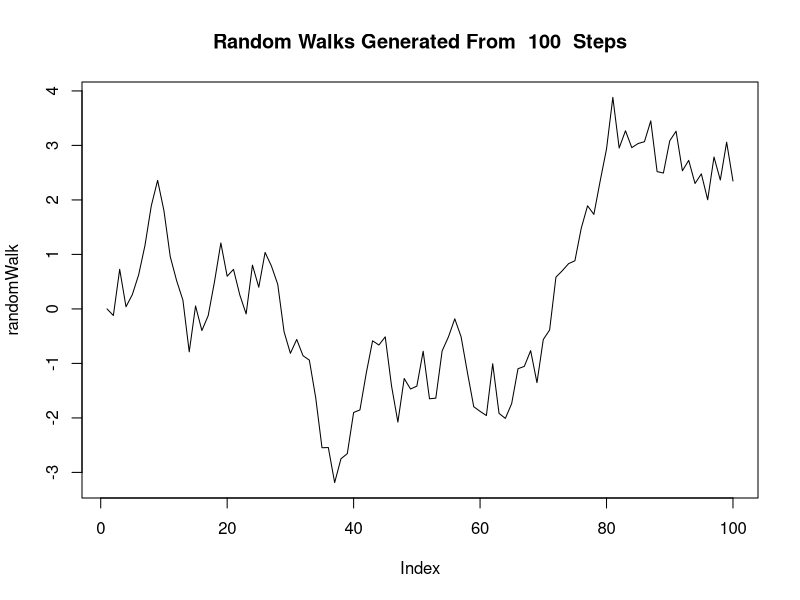
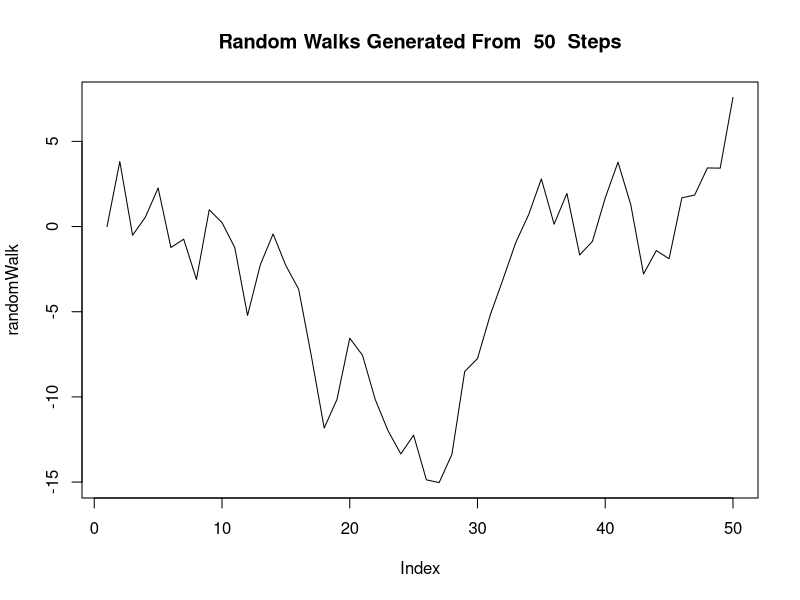
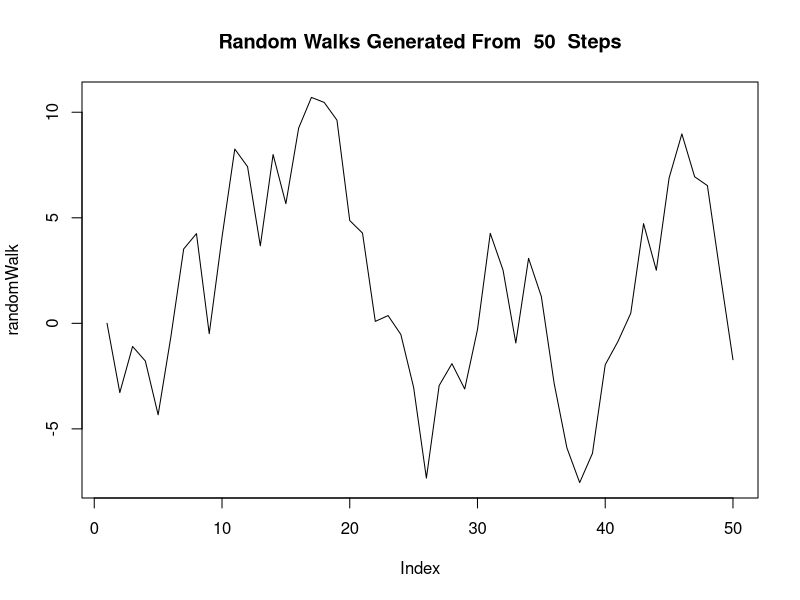
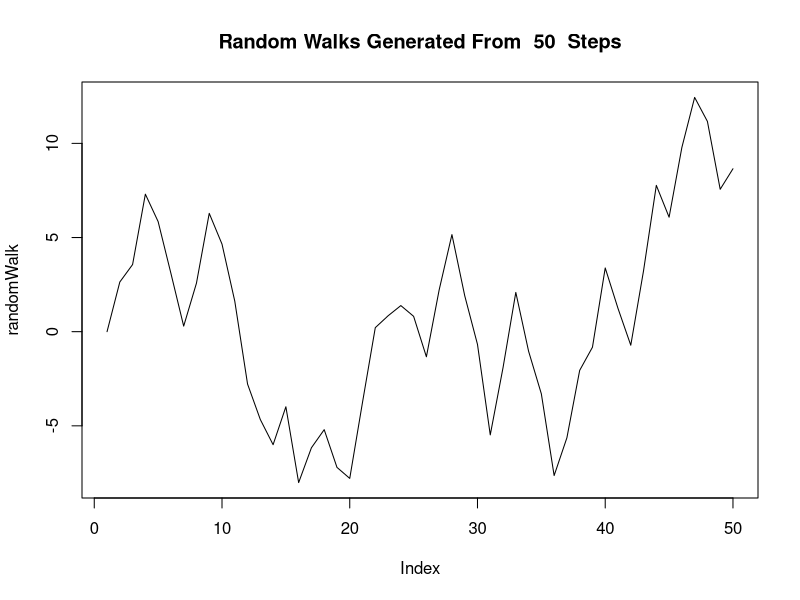
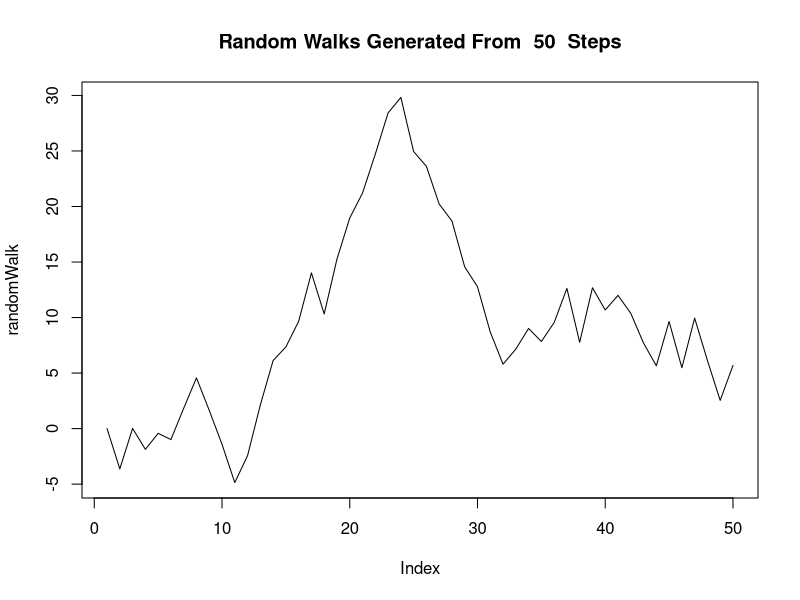
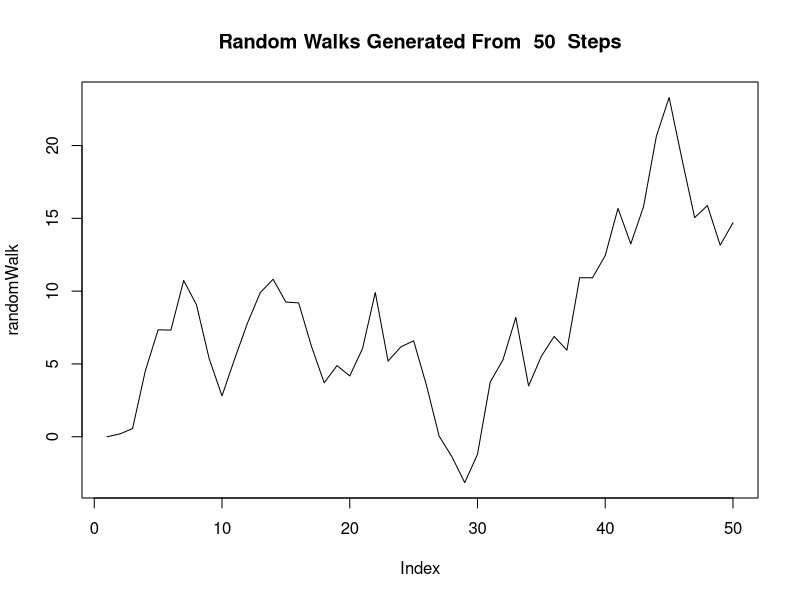
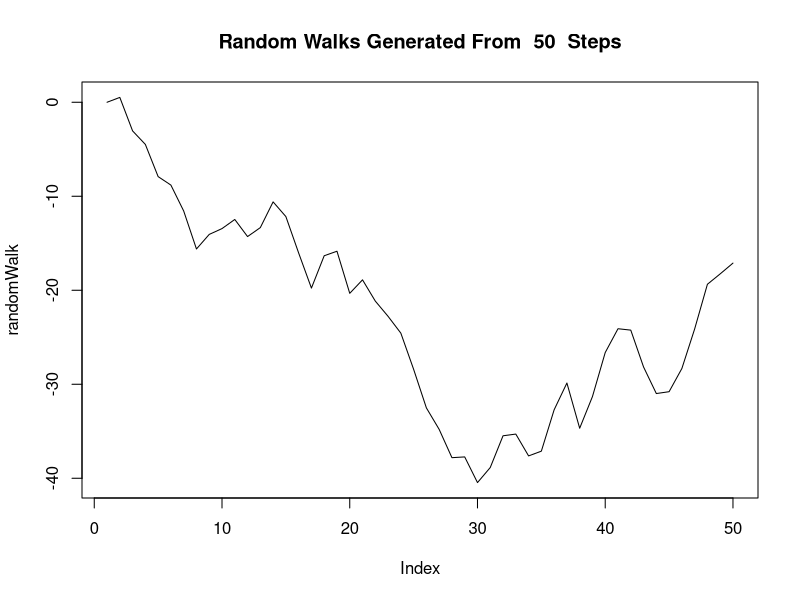
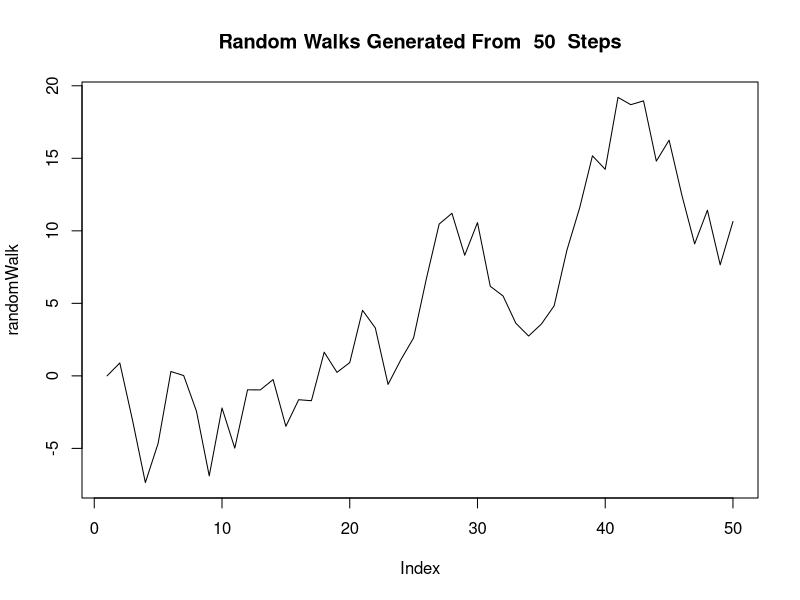

Reproduce these figures in R, in order.
#Question 1
#Initialising a function that generates a random walk
#@params numSteps - number of steps, stepRange - maximum size of step
generateWalkFunc <- function(numSteps, stepRange){
  #define the initial starting point
  initial.value <- 0
  #set the current point before the first iteration to the starting point
  #the randomWalk always starts at 0 (initial value)
  currentPoint <- initial.value
  randomWalk <- initial.value
  vec <- vector()
  #for loop which starts at 2 because our stating point is already initialised
  #iterate through until we complete the desired number of steps
  for(i in 2:numSteps){
    #The current position of the walk is the position of the previous point + a 
    #random value taken from a uniform distribution where the range varies from -stepRange to + stepRange.
    randomWalk[i] <- randomWalk[i - 1] + runif(1, -stepRange, stepRange)
    if(i == 2){
      #print(initial.value) #The first value always printed is the initial position (when i is equal to 2 since
      vec <- c(vec, initial.value)
      # thats where the for loop starts)
    }else{
      #print(currentPoint + c(0, cumsum(randomWalk[i])))
      #print(randomWalk[i])
      vec <- c(vec, randomWalk[i])
    }
    currentPoint <- randomWalk[i] #set the current point to the current point of the random walk
  }
  print(vec) #print the final vector showing all the points taken in the 100 steps
  #plot the randomly generated steps as a line plot
  plot(randomWalk, type = "l", main = paste("Random Walks Generated From ", numSteps, " Steps"))
}
#Calling the above function with a 100 steps each with a maximum size of 1 from each current position
generateWalkFunc(100, 1)


#Question 1 (Part C)
generateWalkFuncPartC <- function(numSteps, stepRange){
  #define the initial starting point
  initial.value <- 0
  #set the current point before the first iteration to the starting point
  #the randomWalk always starts at 0 (initial value)
  currentPoint <- initial.value
  randomWalk <- initial.value
  vec <- vector()
  #for loop which starts at 2 because our stating point is already initialised
  #iterate through until we complete the desired number of steps
  for(i in 2:numSteps){
    #The current position of the walk is the position of the previous point + a 
    #random value taken from a uniform distribution where the range varies from -stepRange to + stepRange.
    randomWalk[i] <- randomWalk[i - 1] + runif(1, -stepRange, stepRange)
    if(i == 2){
      #print(initial.value) #The first value always printed is the initial position (when i is equal to 2 since
      vec <- c(vec, initial.value)
      # thats where the for loop starts)
    }else{
      #print(currentPoint + c(0, cumsum(randomWalk[i])))
      #print(randomWalk[i])
      vec <- c(vec, randomWalk[i])
    }
    currentPoint <- randomWalk[i] #set the current point to the current point of the random walk
  }
  #print(vec) #print the final vector showing all the points taken in the 100 steps
  #plot the randomly generated steps as a line plot
  plot(randomWalk, type = "l", main = paste("Random Walks Generated From ", numSteps, " Steps"))
  
  return(tail(vec, n = 1))
}

testC <- c()
for(iterations in 1:1000){
  testC <- append(testC, generateWalkFuncPartC(50, 5), after = length(testC))
}
print(testC)

#Question 1 (Part D)
plot(density(testC))
curve(dnorm(x, mean=0, sd=5 * sqrt(50/3)),  col="red", lwd=2, add=TRUE, yaxt="n")
# testA = c()
# veca <- vector()
# veca <- c(9, 5, 3, 6, 3, 6, 7, 1, 67)
# veca <- vector()
# veca <- c(9, 5, 3, 6, 3, 6, 7, 1, 10)
# testA <- append(testA, tail(veca, n = 1), after = length(testA))
# 
# print(testA)
